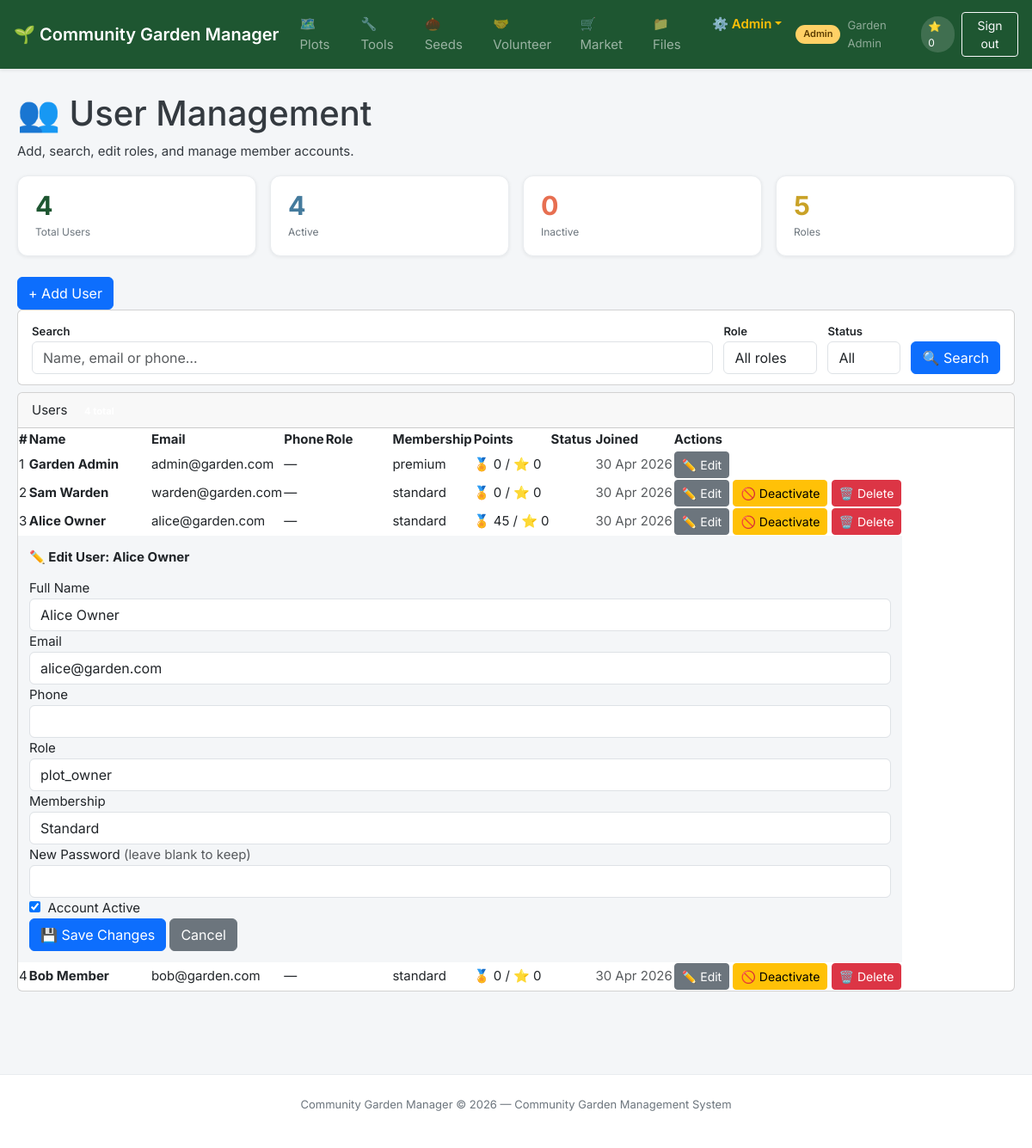
The app's page /admin/users.php?edit=3 (signed in) with its own data.
### tables this page shows
CREATE TABLE roles (
    id INT AUTO_INCREMENT PRIMARY KEY,
    name VARCHAR(50) NOT NULL UNIQUE,            
    description TEXT
);

CREATE TABLE users (
    id INT AUTO_INCREMENT PRIMARY KEY,
    full_name VARCHAR(100) NOT NULL,
    email VARCHAR(150) NOT NULL UNIQUE,
    password_hash VARCHAR(255) NOT NULL,
    role_id INT NOT NULL DEFAULT 5,              
    phone VARCHAR(20),
    gate_code VARCHAR(20) UNIQUE,                
    membership_status ENUM('standard','premium','senior') DEFAULT 'standard',
    community_points INT DEFAULT 0,              
    karma_points INT DEFAULT 0,                  
    seed_bank_credits INT DEFAULT 0,             
    residency_months INT DEFAULT 0,              
    is_active TINYINT(1) DEFAULT 1,
    created_at TIMESTAMP DEFAULT CURRENT_TIMESTAMP,
    FOREIGN KEY (role_id) REFERENCES roles(id)
);

### config /constants.php (called while the page is built, shortened)
<?php
function currentUser(): ?array {
    return $_SESSION['user'] ?? null;
}
function requireLogin(): array {
    $user = currentUser();
    return $user;
}
function e(string $s): string {
    return htmlspecialchars($s, ENT_QUOTES | ENT_SUBSTITUTE, 'UTF-8');
}

### admin/users.php (the view, shortened to what this page needs)
<?php
require_once __DIR__ . '/../config/constants.php';
$user = requireLogin();
$db = getDB();
$search  = trim($_GET['q'] ?? '');
$roleFilter = (int)($_GET['role'] ?? 0);
$statusFilter = $_GET['status'] ?? '';
$sql = "SELECT u.*, r.name AS role_name FROM users u JOIN roles r ON u.role_id = r.id WHERE 1=1";
$params = [];
$sql .= " ORDER BY u.created_at DESC";
$stmt = $db->prepare($sql);
$stmt->execute($params);
$users = $stmt->fetchAll();
$roles = $db->query("SELECT * FROM roles ORDER BY id")->fetchAll();
$totalUsers  = $db->query("SELECT COUNT(*) FROM users")->fetchColumn();
$activeUsers = $db->query("SELECT COUNT(*) FROM users WHERE is_active=1")->fetchColumn();
$editUser = null;
if (isset($_GET['edit'])) {
    $s = $db->prepare("SELECT * FROM users WHERE id=?");
    $s->execute([(int)$_GET['edit']]);
    $editUser = $s->fetch();
}
require_once __DIR__ . '/../includes/header.php';
?>
<div class="page-header">
    <h1>👥 User Management</h1>
    <p>Add, search, edit roles, and manage member accounts.</p>
</div>
<div class="stats-row" style="margin-bottom:1.5rem">
    <div class="stat-card">
        <span class="stat-value"><?= $totalUsers ?></span>
        <span class="stat-label">Total Users</span>
    </div>
    <div class="stat-card accent-blue">
        <span class="stat-value"><?= $activeUsers ?></span>
        <span class="stat-label">Active</span>
    </div>
    <div class="stat-card accent-coral">
        <span class="stat-value"><?= $totalUsers - $activeUsers ?></span>
        <span class="stat-label">Inactive</span>
    </div>
    <div class="stat-card accent-amber">
        <span class="stat-value"><?= count($roles) ?></span>
        <span class="stat-label">Roles</span>
    </div>
</div>
<div class="page-actions">
    <button class="btn btn-primary" onclick="toggleSection('add-user-form')">+ Add User</button>
</div>
<div class="card mb-2">
    <div class="card-body" style="padding:.75rem 1rem">
        <form method="GET" style="display:flex;gap:.75rem;flex-wrap:wrap;align-items:flex-end">
            <div class="form-group" style="margin:0;flex:1;min-width:200px">
                <label class="small fw-semibold">Search</label>
                <input type="text" name="q" class="form-control" placeholder="Name, email or phone…" value="<?= e($search) ?>">
            </div>
            <div class="form-group" style="margin:0">
                <label class="small fw-semibold">Role</label>
                <select name="role" class="form-control">
                    <option value="">All roles</option>
                </select>
            </div>
            <div class="form-group" style="margin:0">
                <label class="small fw-semibold">Status</label>
                <select name="status" class="form-control">
                    <option value="">All</option>
                </select>
            </div>
            <button type="submit" class="btn btn-primary" style="height:38px">🔍 Search</button>
        </form>
    </div>
</div>
<div class="card">
    <div class="card-header">
        Users
        <?php if ($search || $roleFilter || $statusFilter): ?>
            <span class="badge badge-info" style="margin-left:.5rem"><?= count($users) ?> results</span>
        <?php else: ?>
            <span class="badge badge-success" style="margin-left:.5rem"><?= count($users) ?> total</span>
        <?php endif; ?>
    </div>
    <div class="table-wrap">
        <table>
            <thead>
                <tr>
                    <th>#</th>
                    <th>Name</th>
                    <th>Email</th>
                    <th>Phone</th>
                    <th>Role</th>
                    <th>Membership</th>
                    <th>Points</th>
                    <th>Status</th>
                    <th>Joined</th>
                    <th>Actions</th>
                </tr>
            </thead>
            <tbody>
            <?php foreach ($users as $u): ?>
            <tr style="<?= !$u['is_active'] ? 'opacity:.55' : '' ?>">
                <td><?= $u['id'] ?></td>
                <td>
                    <strong><?= e($u['full_name']) ?></strong>
                    <?php if ($u['id'] == $user['id']): ?>
                        <span class="badge badge-info" style="font-size:10px">You</span>
                    <?php endif; ?>
                </td>
                <td><?= e($u['email']) ?></td>
                <td><?= e($u['phone'] ?: '—') ?></td>
                <td>
                    <?php
                    $roleBadge = ['admin'=>'danger','warden'=>'warning','plot_owner'=>'success','member'=>'info','guest'=>'secondary'];
                    $rb = $roleBadge[$u['role_name']] ?? 'secondary';
                    ?>
                    <span class="badge badge-<?= $rb ?>"><?= e($u['role_name']) ?></span>
                </td>
                <td><?= e($u['membership_status']) ?></td>
                <td>🏅 <?= (int)$u['community_points'] ?> / ⭐ <?= (int)$u['karma_points'] ?></td>
                <td>
                    <?php if ($u['is_active']): ?>
                        <span class="badge badge-success">Active</span>
                    <?php else: ?>
                        <span class="badge badge-danger">Inactive</span>
                    <?php endif; ?>
                </td>
                <td class="text-sm text-muted"><?= date('d M Y', strtotime($u['created_at'])) ?></td>
                <td style="white-space:nowrap">
                    <a href="users.php?edit=<?= $u['id'] ?>" class="btn btn-sm btn-secondary">✏️ Edit</a>
                    <?php if ($u['id'] != $user['id']): ?>
                        <?php if ($u['is_active']): ?>
                        <form method="POST" style="display:inline">
                            <button name="deactivate_user" value="1" class="btn btn-sm btn-warning"
                                data-confirm="Deactivate <?= e($u['full_name']) ?>?">🚫 Deactivate</button>
                        </form>
                        <?php endif; ?>
                        <form method="POST" style="display:inline">
                            <button name="delete_user" value="1" class="btn btn-sm btn-danger"
                                data-confirm="PERMANENTLY delete <?= e($u['full_name']) ?>? This cannot be undone.">🗑️ Delete</button>
                        </form>
                    <?php endif; ?>
                </td>
            </tr>
            <?php if ($editUser && $editUser['id'] == $u['id']): ?>
            <tr style="background:var(--gray-100)">
                <td colspan="10">
                    <div style="padding:.75rem">
                        <strong>✏️ Edit User: <?= e($editUser['full_name']) ?></strong>
                        <form method="POST" style="margin-top:.75rem">
                            <div class="form-row">
                                <div class="form-group">
                                    <label>Full Name</label>
                                    <input type="text" name="full_name" class="form-control" value="<?= e($editUser['full_name']) ?>" required>
                                </div>
                                <div class="form-group">
                                    <label>Email</label>
                                    <input type="email" name="email" class="form-control" value="<?= e($editUser['email']) ?>" required>
                                </div>
                                <div class="form-group">
                                    <label>Phone</label>
                                    <input type="text" name="phone" class="form-control" value="<?= e($editUser['phone'] ?? '') ?>">
                                </div>
                            </div>
                            <div class="form-row">
                                <div class="form-group">
                                    <label>Role</label>
                                    <select name="role_id" class="form-control">
                                        <?php foreach ($roles as $r): ?>
                                            <option value="<?= $r['id'] ?>" <?= $editUser['role_id'] == $r['id'] ? 'selected' : '' ?>><?= e($r['name']) ?></option>
                                        <?php endforeach; ?>
                                    </select>
                                </div>
                                <div class="form-group">
                                    <label>Membership</label>
                                    <select name="membership_status" class="form-control">
                                        <?php foreach (['standard','premium','senior'] as $ms): ?>
                                            <option value="<?= $ms ?>" <?= $editUser['membership_status'] === $ms ? 'selected' : '' ?>><?= ucfirst($ms) ?></option>
                                        <?php endforeach; ?>
                                    </select>
                                </div>
                                <div class="form-group">
                                    <label>New Password <span class="text-muted">(leave blank to keep)</span></label>
                                    <input type="password" name="new_password" class="form-control" minlength="6">
                                </div>
                            </div>
                            <div class="form-group">
                                <label>
                                    <input type="checkbox" name="is_active" value="1" <?= $editUser['is_active'] ? 'checked' : '' ?>>
                                    &nbsp;Account Active
                                </label>
                            </div>
                            <button name="update_user" value="1" class="btn btn-primary">💾 Save Changes</button>
                            <a href="users.php" class="btn btn-secondary">Cancel</a>
                        </form>
                    </div>
                </td>
            </tr>
            <?php endif; ?>
            <?php endforeach; ?>
            </tbody>
        </table>
    </div>
</div>
<?php require_once __DIR__ . '/../includes/footer.php'; ?>

### includes /header.php (shortened to what this page needs)
<!DOCTYPE html>
<html lang="en">
<head>
    <link rel="stylesheet" href="https://cdn.jsdelivr.net/npm/bootstrap@5.3.3/dist/css/bootstrap.min.css">
    <link rel="stylesheet" href="https://cdn.jsdelivr.net/npm/bootstrap-icons@1.11.3/font/bootstrap-icons.min.css">
    <link rel="stylesheet" href="<?= APP_URL ?>/assets/css/style.css">
</head>
<body>
<nav class="navbar navbar-expand-md navbar-dark bg-garden sticky-top shadow-sm px-3" style="background: var(--green-dark) !important;">
    <a class="navbar-brand fw-semibold" href="<?= APP_URL ?>/index.php">🌱 <?= APP_NAME ?></a>
    <div class="collapse navbar-collapse" id="mainNav">
        <ul class="navbar-nav me-auto gap-1">
            <?php if ($user): ?>
                <?php $role = $user['role_name']; ?>
                <li class="nav-item"><a class="nav-link" href="<?= APP_URL ?>/modules/land/plots.php">🗺️ Plots</a></li>
                <li class="nav-item"><a class="nav-link" href="<?= APP_URL ?>/modules/resources/tools.php">🔧 Tools</a></li>
                <li class="nav-item"><a class="nav-link" href="<?= APP_URL ?>/modules/resources/seeds.php">🌰 Seeds</a></li>
                <li class="nav-item"><a class="nav-link" href="<?= APP_URL ?>/modules/volunteer/tasks.php">🤝 Volunteer</a></li>
                <li class="nav-item"><a class="nav-link" href="<?= APP_URL ?>/modules/marketplace/trades.php">🛒 Market</a></li>
                <li class="nav-item"><a class="nav-link" href="<?= APP_URL ?>/modules/media/index.php">📁 Files</a></li>
                <?php if ($role === 'admin' || $role === 'warden'): ?>
                    <li class="nav-item dropdown">
                        <a class="nav-link dropdown-toggle text-warning fw-semibold" href="#" id="adminMenu" role="button" data-bs-toggle="dropdown">⚙️ Admin</a>
                    </li>
                <?php endif; ?>
            <?php else: ?>
                <li class="nav-item"><a class="nav-link" href="<?= APP_URL ?>/modules/land/plots.php">🗺️ Plots</a></li>
            <?php endif; ?>
        </ul>
        <div class="d-flex align-items-center gap-2 ms-2">
            <?php if ($user): ?>
                <span class="user-badge role-<?= e($role) ?>"><?= e($role) ?></span>
                <span class="text-white-50 small"><?= e($user['full_name']) ?></span>
                <span class="karma-pill">⭐ <?= (int)($user['karma'] ?? $user['karma_points'] ?? 0) ?></span>
                <a href="<?= APP_URL ?>/auth/logout.php" class="btn btn-sm btn-outline-light">Sign out</a>
            <?php else: ?>
                <a href="<?= APP_URL ?>/auth/login.php"    class="btn btn-sm btn-outline-light">Login</a>
                <a href="<?= APP_URL ?>/auth/register.php" class="btn btn-sm btn-light text-success fw-semibold">Register</a>
            <?php endif; ?>
        </div>
    </div>
</nav>
<main class="main-content">

### assets /css/style.css (style rules this page uses)
:root { --green-dark: #1e5631; --green-mid: #40916c; --green-light: #74c69d; --green-pale: #d8f3dc; --amber: #e9c46a; --amber-dark: #c9a227; --coral: #e76f51; --blue: #457b9d; --blue-pale: #e8f4f8; --gray-100: #f4f6f8; --gray-200: #e9ecef; --gray-400: #ced4da; --gray-600: #6c757d; --gray-800: #343a40; --white: #ffffff; --shadow-sm: 0 1px 4px rgba(0,0,0,.07); --shadow-md: 0 4px 16px rgba(0,0,0,.10); --radius: 8px; --radius-lg: 12px; --font: 'Inter','Segoe UI',system-ui,sans-serif; }
body { font-family: var(--font); font-size: 15px; color: var(--gray-800); background: var(--gray-100); line-height: 1.6; }
a { color: var(--green-mid); text-decoration: none; }
.main-content { max-width: 1280px; margin: 0 auto; padding: 1.75rem 1.25rem 4rem; }
.user-badge { font-size: 11px; font-weight: 600; padding: 2px 9px; border-radius: 20px; text-transform: capitalize; white-space: nowrap; }
.role-admin { background: #ffd166; color: #5c3d00; }
.karma-pill { background: rgba(255,255,255,.15); color: white; font-size: 12px; padding: 2px 8px; border-radius: 20px; }
.stats-row { display: grid; grid-template-columns: repeat(auto-fit,minmax(150px,1fr)); gap: 1rem; margin-bottom: 1.5rem; }
.stat-card { background: var(--white); border: 1px solid var(--gray-200); border-radius: var(--radius-lg); padding: 1.1rem 1.25rem; display: flex; flex-direction: column; gap: .25rem; box-shadow: var(--shadow-sm); }
.stat-card .stat-value { font-size: 1.9rem; font-weight: 700; color: var(--green-dark); line-height: 1.1; }
.stat-card .stat-label { font-size: 12px; color: var(--gray-600); }
.stat-card.accent-amber .stat-value { color: var(--amber-dark); }
.stat-card.accent-coral .stat-value { color: var(--coral); }
.stat-card.accent-blue .stat-value { color: var(--blue); }
.table-wrap { overflow-x:auto; }

### records on screen
roles: name "Admin"
users: full_name "Garden Admin", id "1", email "admin@garden.com", phone "—", membership_status "premium", community_points "0", karma_points "0", created_at "30 Apr 2026"
users: id "2", full_name "Sam Warden", email "warden@garden.com", phone "—", membership_status "standard", community_points "0", karma_points "0", created_at "30 Apr 2026"
users: id "3", full_name "Alice Owner", email "alice@garden.com", phone "—", membership_status "standard", community_points "45", karma_points "0", created_at "30 Apr 2026", role_id "plot_owner", membership_status "Standard", is_active "☑"
users: id "4", full_name "Bob Member", email "bob@garden.com", phone "—", membership_status "standard", community_points "0", karma_points "0", created_at "30 Apr 2026"

### other values on screen
APP_NAME "Community Garden Manager"
$user['karma'] "0"
$totalUsers "4"
$activeUsers "4"
$totalUsers - $activeUsers "0"
count($roles) "5"
